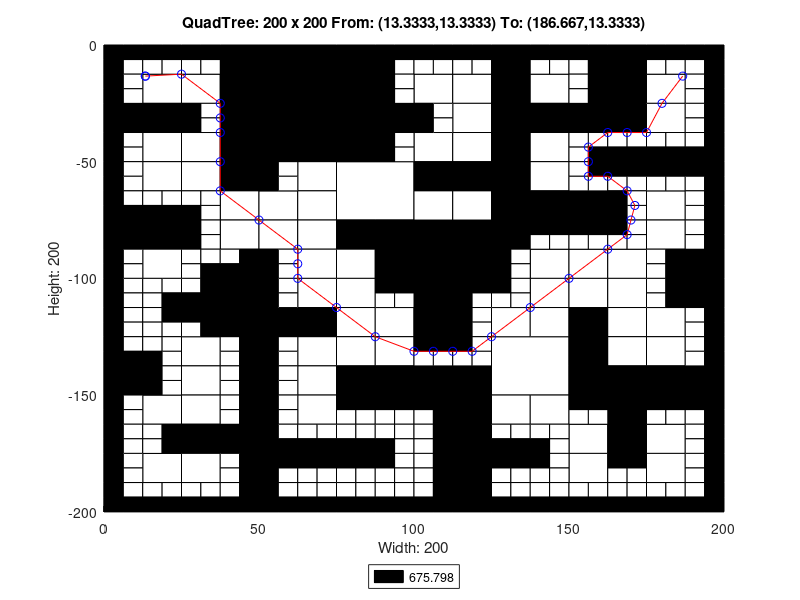

Write the MATLAB code that produced this figure.
axis([0 200 -200 0]);
title('QuadTree: 200 x 200 From: (13.3333,13.3333) To: (186.667,13.3333)');
xlabel('Width: 200');
ylabel('Height: 200');
rectangle('Position',[50 -25 25 25], 'FaceColor',[0 0 0]);
rectangle('Position',[50 -50 25 25], 'FaceColor',[0 0 0]);
rectangle('Position',[75 -75 25 25], 'FaceColor',[1 1 1]);
rectangle('Position',[100 -100 25 25], 'FaceColor',[0 0 0]);
rectangle('Position',[125 -150 25 25], 'FaceColor',[1 1 1]);
rectangle('Position',[12.5 -25 12.5 12.5], 'FaceColor',[1 1 1]);
rectangle('Position',[37.5 -12.5 12.5 12.5], 'FaceColor',[0 0 0]);
rectangle('Position',[25 -25 12.5 12.5], 'FaceColor',[1 1 1]);
rectangle('Position',[37.5 -25 12.5 12.5], 'FaceColor',[0 0 0]);
rectangle('Position',[0 -37.5 12.5 12.5], 'FaceColor',[0 0 0]);
rectangle('Position',[12.5 -37.5 12.5 12.5], 'FaceColor',[0 0 0]);
rectangle('Position',[12.5 -50 12.5 12.5], 'FaceColor',[1 1 1]);
rectangle('Position',[37.5 -37.5 12.5 12.5], 'FaceColor',[0 0 0]);
rectangle('Position',[25 -50 12.5 12.5], 'FaceColor',[1 1 1]);
rectangle('Position',[37.5 -50 12.5 12.5], 'FaceColor',[0 0 0]);
rectangle('Position',[75 -12.5 12.5 12.5], 'FaceColor',[0 0 0]);
rectangle('Position',[75 -25 12.5 12.5], 'FaceColor',[0 0 0]);
rectangle('Position',[75 -37.5 12.5 12.5], 'FaceColor',[0 0 0]);
rectangle('Position',[87.5 -37.5 12.5 12.5], 'FaceColor',[0 0 0]);
rectangle('Position',[75 -50 12.5 12.5], 'FaceColor',[0 0 0]);
rectangle('Position',[12.5 -62.5 12.5 12.5], 'FaceColor',[1 1 1]);
rectangle('Position',[25 -62.5 12.5 12.5], 'FaceColor',[1 1 1]);
rectangle('Position',[37.5 -62.5 12.5 12.5], 'FaceColor',[0 0 0]);
rectangle('Position',[37.5 -75 12.5 12.5], 'FaceColor',[1 1 1]);
rectangle('Position',[0 -87.5 12.5 12.5], 'FaceColor',[0 0 0]);
rectangle('Position',[12.5 -87.5 12.5 12.5], 'FaceColor',[0 0 0]);
rectangle('Position',[12.5 -100 12.5 12.5], 'FaceColor',[1 1 1]);
rectangle('Position',[37.5 -87.5 12.5 12.5], 'FaceColor',[1 1 1]);
rectangle('Position',[62.5 -62.5 12.5 12.5], 'FaceColor',[1 1 1]);
rectangle('Position',[50 -75 12.5 12.5], 'FaceColor',[1 1 1]);
rectangle('Position',[62.5 -75 12.5 12.5], 'FaceColor',[1 1 1]);
rectangle('Position',[50 -87.5 12.5 12.5], 'FaceColor',[1 1 1]);
rectangle('Position',[62.5 -87.5 12.5 12.5], 'FaceColor',[1 1 1]);
rectangle('Position',[62.5 -100 12.5 12.5], 'FaceColor',[1 1 1]);
rectangle('Position',[75 -87.5 12.5 12.5], 'FaceColor',[0 0 0]);
rectangle('Position',[87.5 -87.5 12.5 12.5], 'FaceColor',[0 0 0]);
rectangle('Position',[75 -100 12.5 12.5], 'FaceColor',[1 1 1]);
rectangle('Position',[87.5 -100 12.5 12.5], 'FaceColor',[0 0 0]);
rectangle('Position',[100 -25 12.5 12.5], 'FaceColor',[1 1 1]);
rectangle('Position',[112.5 -25 12.5 12.5], 'FaceColor',[1 1 1]);
rectangle('Position',[125 -12.5 12.5 12.5], 'FaceColor',[0 0 0]);
rectangle('Position',[125 -25 12.5 12.5], 'FaceColor',[0 0 0]);
rectangle('Position',[137.5 -25 12.5 12.5], 'FaceColor',[1 1 1]);
rectangle('Position',[112.5 -37.5 12.5 12.5], 'FaceColor',[1 1 1]);
rectangle('Position',[100 -50 12.5 12.5], 'FaceColor',[1 1 1]);
rectangle('Position',[112.5 -50 12.5 12.5], 'FaceColor',[1 1 1]);
rectangle('Position',[125 -37.5 12.5 12.5], 'FaceColor',[0 0 0]);
rectangle('Position',[137.5 -37.5 12.5 12.5], 'FaceColor',[0 0 0]);
rectangle('Position',[125 -50 12.5 12.5], 'FaceColor',[0 0 0]);
rectangle('Position',[137.5 -50 12.5 12.5], 'FaceColor',[1 1 1]);
rectangle('Position',[162.5 -12.5 12.5 12.5], 'FaceColor',[0 0 0]);
rectangle('Position',[162.5 -25 12.5 12.5], 'FaceColor',[0 0 0]);
rectangle('Position',[175 -25 12.5 12.5], 'FaceColor',[1 1 1]);
rectangle('Position',[150 -37.5 12.5 12.5], 'FaceColor',[0 0 0]);
rectangle('Position',[162.5 -37.5 12.5 12.5], 'FaceColor',[0 0 0]);
rectangle('Position',[175 -37.5 12.5 12.5], 'FaceColor',[1 1 1]);
rectangle('Position',[100 -62.5 12.5 12.5], 'FaceColor',[0 0 0]);
rectangle('Position',[112.5 -62.5 12.5 12.5], 'FaceColor',[0 0 0]);
rectangle('Position',[100 -75 12.5 12.5], 'FaceColor',[1 1 1]);
rectangle('Position',[112.5 -75 12.5 12.5], 'FaceColor',[1 1 1]);
rectangle('Position',[125 -62.5 12.5 12.5], 'FaceColor',[0 0 0]);
rectangle('Position',[137.5 -62.5 12.5 12.5], 'FaceColor',[1 1 1]);
rectangle('Position',[125 -75 12.5 12.5], 'FaceColor',[0 0 0]);
rectangle('Position',[137.5 -75 12.5 12.5], 'FaceColor',[0 0 0]);
rectangle('Position',[125 -87.5 12.5 12.5], 'FaceColor',[0 0 0]);
rectangle('Position',[137.5 -100 12.5 12.5], 'FaceColor',[1 1 1]);
rectangle('Position',[150 -75 12.5 12.5], 'FaceColor',[0 0 0]);
rectangle('Position',[175 -75 12.5 12.5], 'FaceColor',[1 1 1]);
rectangle('Position',[150 -100 12.5 12.5], 'FaceColor',[1 1 1]);
rectangle('Position',[162.5 -100 12.5 12.5], 'FaceColor',[1 1 1]);
rectangle('Position',[175 -87.5 12.5 12.5], 'FaceColor',[1 1 1]);
rectangle('Position',[187.5 -100 12.5 12.5], 'FaceColor',[0 0 0]);
rectangle('Position',[37.5 -112.5 12.5 12.5], 'FaceColor',[0 0 0]);
rectangle('Position',[37.5 -125 12.5 12.5], 'FaceColor',[0 0 0]);
rectangle('Position',[0 -150 12.5 12.5], 'FaceColor',[0 0 0]);
rectangle('Position',[25 -137.5 12.5 12.5], 'FaceColor',[1 1 1]);
rectangle('Position',[25 -150 12.5 12.5], 'FaceColor',[1 1 1]);
rectangle('Position',[62.5 -112.5 12.5 12.5], 'FaceColor',[1 1 1]);
rectangle('Position',[50 -125 12.5 12.5], 'FaceColor',[0 0 0]);
rectangle('Position',[62.5 -125 12.5 12.5], 'FaceColor',[0 0 0]);
rectangle('Position',[75 -112.5 12.5 12.5], 'FaceColor',[1 1 1]);
rectangle('Position',[75 -125 12.5 12.5], 'FaceColor',[1 1 1]);
rectangle('Position',[87.5 -125 12.5 12.5], 'FaceColor',[1 1 1]);
rectangle('Position',[62.5 -137.5 12.5 12.5], 'FaceColor',[1 1 1]);
rectangle('Position',[62.5 -150 12.5 12.5], 'FaceColor',[1 1 1]);
rectangle('Position',[75 -137.5 12.5 12.5], 'FaceColor',[1 1 1]);
rectangle('Position',[87.5 -137.5 12.5 12.5], 'FaceColor',[1 1 1]);
rectangle('Position',[75 -150 12.5 12.5], 'FaceColor',[0 0 0]);
rectangle('Position',[87.5 -150 12.5 12.5], 'FaceColor',[0 0 0]);
rectangle('Position',[12.5 -162.5 12.5 12.5], 'FaceColor',[1 1 1]);
rectangle('Position',[25 -162.5 12.5 12.5], 'FaceColor',[1 1 1]);
rectangle('Position',[25 -175 12.5 12.5], 'FaceColor',[0 0 0]);
rectangle('Position',[37.5 -175 12.5 12.5], 'FaceColor',[0 0 0]);
rectangle('Position',[12.5 -187.5 12.5 12.5], 'FaceColor',[1 1 1]);
rectangle('Position',[25 -187.5 12.5 12.5], 'FaceColor',[1 1 1]);
rectangle('Position',[62.5 -162.5 12.5 12.5], 'FaceColor',[1 1 1]);
rectangle('Position',[100 -112.5 12.5 12.5], 'FaceColor',[0 0 0]);
rectangle('Position',[100 -125 12.5 12.5], 'FaceColor',[0 0 0]);
rectangle('Position',[137.5 -112.5 12.5 12.5], 'FaceColor',[1 1 1]);
rectangle('Position',[125 -125 12.5 12.5], 'FaceColor',[1 1 1]);
rectangle('Position',[137.5 -125 12.5 12.5], 'FaceColor',[1 1 1]);
rectangle('Position',[100 -150 12.5 12.5], 'FaceColor',[0 0 0]);
rectangle('Position',[112.5 -150 12.5 12.5], 'FaceColor',[0 0 0]);
rectangle('Position',[150 -112.5 12.5 12.5], 'FaceColor',[1 1 1]);
rectangle('Position',[162.5 -112.5 12.5 12.5], 'FaceColor',[1 1 1]);
rectangle('Position',[150 -125 12.5 12.5], 'FaceColor',[0 0 0]);
rectangle('Position',[162.5 -125 12.5 12.5], 'FaceColor',[1 1 1]);
rectangle('Position',[187.5 -112.5 12.5 12.5], 'FaceColor',[0 0 0]);
rectangle('Position',[175 -125 12.5 12.5], 'FaceColor',[1 1 1]);
rectangle('Position',[150 -137.5 12.5 12.5], 'FaceColor',[0 0 0]);
rectangle('Position',[162.5 -137.5 12.5 12.5], 'FaceColor',[1 1 1]);
rectangle('Position',[150 -150 12.5 12.5], 'FaceColor',[0 0 0]);
rectangle('Position',[162.5 -150 12.5 12.5], 'FaceColor',[0 0 0]);
rectangle('Position',[175 -137.5 12.5 12.5], 'FaceColor',[1 1 1]);
rectangle('Position',[175 -150 12.5 12.5], 'FaceColor',[0 0 0]);
rectangle('Position',[187.5 -150 12.5 12.5], 'FaceColor',[0 0 0]);
rectangle('Position',[112.5 -162.5 12.5 12.5], 'FaceColor',[0 0 0]);
rectangle('Position',[112.5 -175 12.5 12.5], 'FaceColor',[0 0 0]);
rectangle('Position',[125 -162.5 12.5 12.5], 'FaceColor',[1 1 1]);
rectangle('Position',[137.5 -162.5 12.5 12.5], 'FaceColor',[1 1 1]);
rectangle('Position',[112.5 -187.5 12.5 12.5], 'FaceColor',[0 0 0]);
rectangle('Position',[112.5 -200 12.5 12.5], 'FaceColor',[0 0 0]);
rectangle('Position',[162.5 -162.5 12.5 12.5], 'FaceColor',[0 0 0]);
rectangle('Position',[150 -175 12.5 12.5], 'FaceColor',[1 1 1]);
rectangle('Position',[162.5 -175 12.5 12.5], 'FaceColor',[0 0 0]);
rectangle('Position',[175 -175 12.5 12.5], 'FaceColor',[1 1 1]);
rectangle('Position',[150 -187.5 12.5 12.5], 'FaceColor',[1 1 1]);
rectangle('Position',[175 -187.5 12.5 12.5], 'FaceColor',[1 1 1]);
rectangle('Position',[0 -6.25 6.25 6.25], 'FaceColor',[0 0 0]);
rectangle('Position',[6.25 -6.25 6.25 6.25], 'FaceColor',[0 0 0]);
rectangle('Position',[0 -12.5 6.25 6.25], 'FaceColor',[0 0 0]);
rectangle('Position',[6.25 -12.5 6.25 6.25], 'FaceColor',[1 1 1]);
rectangle('Position',[12.5 -6.25 6.25 6.25], 'FaceColor',[0 0 0]);
rectangle('Position',[18.75 -6.25 6.25 6.25], 'FaceColor',[0 0 0]);
rectangle('Position',[12.5 -12.5 6.25 6.25], 'FaceColor',[1 1 1]);
rectangle('Position',[18.75 -12.5 6.25 6.25], 'FaceColor',[1 1 1]);
rectangle('Position',[0 -18.75 6.25 6.25], 'FaceColor',[0 0 0]);
rectangle('Position',[6.25 -18.75 6.25 6.25], 'FaceColor',[1 1 1]);
rectangle('Position',[0 -25 6.25 6.25], 'FaceColor',[0 0 0]);
rectangle('Position',[6.25 -25 6.25 6.25], 'FaceColor',[1 1 1]);
rectangle('Position',[25 -6.25 6.25 6.25], 'FaceColor',[0 0 0]);
rectangle('Position',[31.25 -6.25 6.25 6.25], 'FaceColor',[0 0 0]);
rectangle('Position',[25 -12.5 6.25 6.25], 'FaceColor',[1 1 1]);
rectangle('Position',[31.25 -12.5 6.25 6.25], 'FaceColor',[1 1 1]);
rectangle('Position',[0 -43.75 6.25 6.25], 'FaceColor',[0 0 0]);
rectangle('Position',[6.25 -43.75 6.25 6.25], 'FaceColor',[1 1 1]);
rectangle('Position',[0 -50 6.25 6.25], 'FaceColor',[0 0 0]);
rectangle('Position',[6.25 -50 6.25 6.25], 'FaceColor',[1 1 1]);
rectangle('Position',[25 -31.25 6.25 6.25], 'FaceColor',[0 0 0]);
rectangle('Position',[31.25 -31.25 6.25 6.25], 'FaceColor',[1 1 1]);
rectangle('Position',[25 -37.5 6.25 6.25], 'FaceColor',[0 0 0]);
rectangle('Position',[31.25 -37.5 6.25 6.25], 'FaceColor',[1 1 1]);
rectangle('Position',[87.5 -6.25 6.25 6.25], 'FaceColor',[0 0 0]);
rectangle('Position',[93.75 -6.25 6.25 6.25], 'FaceColor',[0 0 0]);
rectangle('Position',[87.5 -12.5 6.25 6.25], 'FaceColor',[0 0 0]);
rectangle('Position',[93.75 -12.5 6.25 6.25], 'FaceColor',[1 1 1]);
rectangle('Position',[87.5 -18.75 6.25 6.25], 'FaceColor',[0 0 0]);
rectangle('Position',[93.75 -18.75 6.25 6.25], 'FaceColor',[1 1 1]);
rectangle('Position',[87.5 -25 6.25 6.25], 'FaceColor',[0 0 0]);
rectangle('Position',[93.75 -25 6.25 6.25], 'FaceColor',[1 1 1]);
rectangle('Position',[87.5 -43.75 6.25 6.25], 'FaceColor',[0 0 0]);
rectangle('Position',[93.75 -43.75 6.25 6.25], 'FaceColor',[1 1 1]);
rectangle('Position',[87.5 -50 6.25 6.25], 'FaceColor',[0 0 0]);
rectangle('Position',[93.75 -50 6.25 6.25], 'FaceColor',[1 1 1]);
rectangle('Position',[0 -56.25 6.25 6.25], 'FaceColor',[0 0 0]);
rectangle('Position',[6.25 -56.25 6.25 6.25], 'FaceColor',[1 1 1]);
rectangle('Position',[0 -62.5 6.25 6.25], 'FaceColor',[0 0 0]);
rectangle('Position',[6.25 -62.5 6.25 6.25], 'FaceColor',[1 1 1]);
rectangle('Position',[0 -68.75 6.25 6.25], 'FaceColor',[0 0 0]);
rectangle('Position',[6.25 -68.75 6.25 6.25], 'FaceColor',[1 1 1]);
rectangle('Position',[0 -75 6.25 6.25], 'FaceColor',[0 0 0]);
rectangle('Position',[6.25 -75 6.25 6.25], 'FaceColor',[0 0 0]);
rectangle('Position',[12.5 -68.75 6.25 6.25], 'FaceColor',[1 1 1]);
rectangle('Position',[18.75 -68.75 6.25 6.25], 'FaceColor',[1 1 1]);
rectangle('Position',[12.5 -75 6.25 6.25], 'FaceColor',[0 0 0]);
rectangle('Position',[18.75 -75 6.25 6.25], 'FaceColor',[0 0 0]);
rectangle('Position',[25 -68.75 6.25 6.25], 'FaceColor',[1 1 1]);
rectangle('Position',[31.25 -68.75 6.25 6.25], 'FaceColor',[1 1 1]);
rectangle('Position',[25 -75 6.25 6.25], 'FaceColor',[0 0 0]);
rectangle('Position',[31.25 -75 6.25 6.25], 'FaceColor',[1 1 1]);
rectangle('Position',[0 -93.75 6.25 6.25], 'FaceColor',[0 0 0]);
rectangle('Position',[6.25 -93.75 6.25 6.25], 'FaceColor',[1 1 1]);
rectangle('Position',[0 -100 6.25 6.25], 'FaceColor',[0 0 0]);
rectangle('Position',[6.25 -100 6.25 6.25], 'FaceColor',[1 1 1]);
rectangle('Position',[25 -81.25 6.25 6.25], 'FaceColor',[0 0 0]);
rectangle('Position',[31.25 -81.25 6.25 6.25], 'FaceColor',[1 1 1]);
rectangle('Position',[25 -87.5 6.25 6.25], 'FaceColor',[0 0 0]);
rectangle('Position',[31.25 -87.5 6.25 6.25], 'FaceColor',[1 1 1]);
rectangle('Position',[25 -93.75 6.25 6.25], 'FaceColor',[1 1 1]);
rectangle('Position',[31.25 -93.75 6.25 6.25], 'FaceColor',[1 1 1]);
rectangle('Position',[25 -100 6.25 6.25], 'FaceColor',[1 1 1]);
rectangle('Position',[31.25 -100 6.25 6.25], 'FaceColor',[0 0 0]);
rectangle('Position',[37.5 -93.75 6.25 6.25], 'FaceColor',[1 1 1]);
rectangle('Position',[43.75 -93.75 6.25 6.25], 'FaceColor',[0 0 0]);
rectangle('Position',[37.5 -100 6.25 6.25], 'FaceColor',[0 0 0]);
rectangle('Position',[43.75 -100 6.25 6.25], 'FaceColor',[0 0 0]);
rectangle('Position',[50 -56.25 6.25 6.25], 'FaceColor',[0 0 0]);
rectangle('Position',[56.25 -56.25 6.25 6.25], 'FaceColor',[1 1 1]);
rectangle('Position',[50 -62.5 6.25 6.25], 'FaceColor',[0 0 0]);
rectangle('Position',[56.25 -62.5 6.25 6.25], 'FaceColor',[1 1 1]);
rectangle('Position',[50 -93.75 6.25 6.25], 'FaceColor',[0 0 0]);
rectangle('Position',[56.25 -93.75 6.25 6.25], 'FaceColor',[1 1 1]);
rectangle('Position',[50 -100 6.25 6.25], 'FaceColor',[0 0 0]);
rectangle('Position',[56.25 -100 6.25 6.25], 'FaceColor',[1 1 1]);
rectangle('Position',[100 -6.25 6.25 6.25], 'FaceColor',[0 0 0]);
rectangle('Position',[106.25 -6.25 6.25 6.25], 'FaceColor',[0 0 0]);
rectangle('Position',[100 -12.5 6.25 6.25], 'FaceColor',[1 1 1]);
rectangle('Position',[106.25 -12.5 6.25 6.25], 'FaceColor',[1 1 1]);
rectangle('Position',[112.5 -6.25 6.25 6.25], 'FaceColor',[0 0 0]);
rectangle('Position',[118.75 -6.25 6.25 6.25], 'FaceColor',[0 0 0]);
rectangle('Position',[112.5 -12.5 6.25 6.25], 'FaceColor',[1 1 1]);
rectangle('Position',[118.75 -12.5 6.25 6.25], 'FaceColor',[1 1 1]);
rectangle('Position',[137.5 -6.25 6.25 6.25], 'FaceColor',[0 0 0]);
rectangle('Position',[143.75 -6.25 6.25 6.25], 'FaceColor',[0 0 0]);
rectangle('Position',[137.5 -12.5 6.25 6.25], 'FaceColor',[1 1 1]);
rectangle('Position',[143.75 -12.5 6.25 6.25], 'FaceColor',[1 1 1]);
rectangle('Position',[100 -31.25 6.25 6.25], 'FaceColor',[0 0 0]);
rectangle('Position',[106.25 -31.25 6.25 6.25], 'FaceColor',[1 1 1]);
rectangle('Position',[100 -37.5 6.25 6.25], 'FaceColor',[0 0 0]);
rectangle('Position',[106.25 -37.5 6.25 6.25], 'FaceColor',[1 1 1]);
rectangle('Position',[150 -6.25 6.25 6.25], 'FaceColor',[0 0 0]);
rectangle('Position',[156.25 -6.25 6.25 6.25], 'FaceColor',[0 0 0]);
rectangle('Position',[150 -12.5 6.25 6.25], 'FaceColor',[1 1 1]);
rectangle('Position',[156.25 -12.5 6.25 6.25], 'FaceColor',[0 0 0]);
rectangle('Position',[150 -18.75 6.25 6.25], 'FaceColor',[1 1 1]);
rectangle('Position',[156.25 -18.75 6.25 6.25], 'FaceColor',[0 0 0]);
rectangle('Position',[150 -25 6.25 6.25], 'FaceColor',[1 1 1]);
rectangle('Position',[156.25 -25 6.25 6.25], 'FaceColor',[0 0 0]);
rectangle('Position',[175 -6.25 6.25 6.25], 'FaceColor',[0 0 0]);
rectangle('Position',[181.25 -6.25 6.25 6.25], 'FaceColor',[0 0 0]);
rectangle('Position',[175 -12.5 6.25 6.25], 'FaceColor',[1 1 1]);
rectangle('Position',[181.25 -12.5 6.25 6.25], 'FaceColor',[1 1 1]);
rectangle('Position',[187.5 -6.25 6.25 6.25], 'FaceColor',[0 0 0]);
rectangle('Position',[193.75 -6.25 6.25 6.25], 'FaceColor',[0 0 0]);
rectangle('Position',[187.5 -12.5 6.25 6.25], 'FaceColor',[1 1 1]);
rectangle('Position',[193.75 -12.5 6.25 6.25], 'FaceColor',[0 0 0]);
rectangle('Position',[187.5 -18.75 6.25 6.25], 'FaceColor',[1 1 1]);
rectangle('Position',[193.75 -18.75 6.25 6.25], 'FaceColor',[0 0 0]);
rectangle('Position',[187.5 -25 6.25 6.25], 'FaceColor',[1 1 1]);
rectangle('Position',[193.75 -25 6.25 6.25], 'FaceColor',[0 0 0]);
rectangle('Position',[150 -43.75 6.25 6.25], 'FaceColor',[1 1 1]);
rectangle('Position',[156.25 -43.75 6.25 6.25], 'FaceColor',[1 1 1]);
rectangle('Position',[150 -50 6.25 6.25], 'FaceColor',[1 1 1]);
rectangle('Position',[156.25 -50 6.25 6.25], 'FaceColor',[0 0 0]);
rectangle('Position',[162.5 -43.75 6.25 6.25], 'FaceColor',[1 1 1]);
rectangle('Position',[168.75 -43.75 6.25 6.25], 'FaceColor',[1 1 1]);
rectangle('Position',[162.5 -50 6.25 6.25], 'FaceColor',[0 0 0]);
rectangle('Position',[168.75 -50 6.25 6.25], 'FaceColor',[0 0 0]);
rectangle('Position',[187.5 -31.25 6.25 6.25], 'FaceColor',[1 1 1]);
rectangle('Position',[193.75 -31.25 6.25 6.25], 'FaceColor',[0 0 0]);
rectangle('Position',[187.5 -37.5 6.25 6.25], 'FaceColor',[1 1 1]);
rectangle('Position',[193.75 -37.5 6.25 6.25], 'FaceColor',[0 0 0]);
rectangle('Position',[175 -43.75 6.25 6.25], 'FaceColor',[1 1 1]);
rectangle('Position',[181.25 -43.75 6.25 6.25], 'FaceColor',[1 1 1]);
rectangle('Position',[175 -50 6.25 6.25], 'FaceColor',[0 0 0]);
rectangle('Position',[181.25 -50 6.25 6.25], 'FaceColor',[0 0 0]);
rectangle('Position',[187.5 -43.75 6.25 6.25], 'FaceColor',[1 1 1]);
rectangle('Position',[193.75 -43.75 6.25 6.25], 'FaceColor',[0 0 0]);
rectangle('Position',[187.5 -50 6.25 6.25], 'FaceColor',[0 0 0]);
rectangle('Position',[193.75 -50 6.25 6.25], 'FaceColor',[0 0 0]);
rectangle('Position',[137.5 -81.25 6.25 6.25], 'FaceColor',[0 0 0]);
rectangle('Position',[143.75 -81.25 6.25 6.25], 'FaceColor',[0 0 0]);
rectangle('Position',[137.5 -87.5 6.25 6.25], 'FaceColor',[1 1 1]);
rectangle('Position',[143.75 -87.5 6.25 6.25], 'FaceColor',[1 1 1]);
rectangle('Position',[125 -93.75 6.25 6.25], 'FaceColor',[0 0 0]);
rectangle('Position',[131.25 -93.75 6.25 6.25], 'FaceColor',[1 1 1]);
rectangle('Position',[125 -100 6.25 6.25], 'FaceColor',[0 0 0]);
rectangle('Position',[131.25 -100 6.25 6.25], 'FaceColor',[1 1 1]);
rectangle('Position',[150 -56.25 6.25 6.25], 'FaceColor',[1 1 1]);
rectangle('Position',[156.25 -56.25 6.25 6.25], 'FaceColor',[0 0 0]);
rectangle('Position',[150 -62.5 6.25 6.25], 'FaceColor',[1 1 1]);
rectangle('Position',[156.25 -62.5 6.25 6.25], 'FaceColor',[1 1 1]);
rectangle('Position',[162.5 -56.25 6.25 6.25], 'FaceColor',[0 0 0]);
rectangle('Position',[168.75 -56.25 6.25 6.25], 'FaceColor',[0 0 0]);
rectangle('Position',[162.5 -62.5 6.25 6.25], 'FaceColor',[1 1 1]);
rectangle('Position',[168.75 -62.5 6.25 6.25], 'FaceColor',[1 1 1]);
rectangle('Position',[162.5 -68.75 6.25 6.25], 'FaceColor',[0 0 0]);
rectangle('Position',[168.75 -68.75 6.25 6.25], 'FaceColor',[1 1 1]);
rectangle('Position',[162.5 -75 6.25 6.25], 'FaceColor',[0 0 0]);
rectangle('Position',[168.75 -75 6.25 6.25], 'FaceColor',[1 1 1]);
rectangle('Position',[175 -56.25 6.25 6.25], 'FaceColor',[0 0 0]);
rectangle('Position',[181.25 -56.25 6.25 6.25], 'FaceColor',[0 0 0]);
rectangle('Position',[175 -62.5 6.25 6.25], 'FaceColor',[1 1 1]);
rectangle('Position',[181.25 -62.5 6.25 6.25], 'FaceColor',[1 1 1]);
rectangle('Position',[187.5 -56.25 6.25 6.25], 'FaceColor',[0 0 0]);
rectangle('Position',[193.75 -56.25 6.25 6.25], 'FaceColor',[0 0 0]);
rectangle('Position',[187.5 -62.5 6.25 6.25], 'FaceColor',[1 1 1]);
rectangle('Position',[193.75 -62.5 6.25 6.25], 'FaceColor',[0 0 0]);
rectangle('Position',[187.5 -68.75 6.25 6.25], 'FaceColor',[1 1 1]);
rectangle('Position',[193.75 -68.75 6.25 6.25], 'FaceColor',[0 0 0]);
rectangle('Position',[187.5 -75 6.25 6.25], 'FaceColor',[1 1 1]);
rectangle('Position',[193.75 -75 6.25 6.25], 'FaceColor',[0 0 0]);
rectangle('Position',[150 -81.25 6.25 6.25], 'FaceColor',[0 0 0]);
rectangle('Position',[156.25 -81.25 6.25 6.25], 'FaceColor',[0 0 0]);
rectangle('Position',[150 -87.5 6.25 6.25], 'FaceColor',[1 1 1]);
rectangle('Position',[156.25 -87.5 6.25 6.25], 'FaceColor',[1 1 1]);
rectangle('Position',[162.5 -81.25 6.25 6.25], 'FaceColor',[0 0 0]);
rectangle('Position',[168.75 -81.25 6.25 6.25], 'FaceColor',[1 1 1]);
rectangle('Position',[162.5 -87.5 6.25 6.25], 'FaceColor',[1 1 1]);
rectangle('Position',[168.75 -87.5 6.25 6.25], 'FaceColor',[1 1 1]);
rectangle('Position',[187.5 -81.25 6.25 6.25], 'FaceColor',[1 1 1]);
rectangle('Position',[193.75 -81.25 6.25 6.25], 'FaceColor',[0 0 0]);
rectangle('Position',[187.5 -87.5 6.25 6.25], 'FaceColor',[1 1 1]);
rectangle('Position',[193.75 -87.5 6.25 6.25], 'FaceColor',[0 0 0]);
rectangle('Position',[175 -93.75 6.25 6.25], 'FaceColor',[1 1 1]);
rectangle('Position',[181.25 -93.75 6.25 6.25], 'FaceColor',[0 0 0]);
rectangle('Position',[175 -100 6.25 6.25], 'FaceColor',[1 1 1]);
rectangle('Position',[181.25 -100 6.25 6.25], 'FaceColor',[0 0 0]);
rectangle('Position',[0 -106.25 6.25 6.25], 'FaceColor',[0 0 0]);
rectangle('Position',[6.25 -106.25 6.25 6.25], 'FaceColor',[1 1 1]);
rectangle('Position',[0 -112.5 6.25 6.25], 'FaceColor',[0 0 0]);
rectangle('Position',[6.25 -112.5 6.25 6.25], 'FaceColor',[1 1 1]);
rectangle('Position',[12.5 -106.25 6.25 6.25], 'FaceColor',[1 1 1]);
rectangle('Position',[18.75 -106.25 6.25 6.25], 'FaceColor',[1 1 1]);
rectangle('Position',[12.5 -112.5 6.25 6.25], 'FaceColor',[1 1 1]);
rectangle('Position',[18.75 -112.5 6.25 6.25], 'FaceColor',[0 0 0]);
rectangle('Position',[0 -118.75 6.25 6.25], 'FaceColor',[0 0 0]);
rectangle('Position',[6.25 -118.75 6.25 6.25], 'FaceColor',[1 1 1]);
rectangle('Position',[0 -125 6.25 6.25], 'FaceColor',[0 0 0]);
rectangle('Position',[6.25 -125 6.25 6.25], 'FaceColor',[1 1 1]);
rectangle('Position',[12.5 -118.75 6.25 6.25], 'FaceColor',[1 1 1]);
rectangle('Position',[18.75 -118.75 6.25 6.25], 'FaceColor',[0 0 0]);
rectangle('Position',[12.5 -125 6.25 6.25], 'FaceColor',[1 1 1]);
rectangle('Position',[18.75 -125 6.25 6.25], 'FaceColor',[1 1 1]);
rectangle('Position',[25 -106.25 6.25 6.25], 'FaceColor',[1 1 1]);
rectangle('Position',[31.25 -106.25 6.25 6.25], 'FaceColor',[0 0 0]);
rectangle('Position',[25 -112.5 6.25 6.25], 'FaceColor',[0 0 0]);
rectangle('Position',[31.25 -112.5 6.25 6.25], 'FaceColor',[0 0 0]);
rectangle('Position',[25 -118.75 6.25 6.25], 'FaceColor',[0 0 0]);
rectangle('Position',[31.25 -118.75 6.25 6.25], 'FaceColor',[0 0 0]);
rectangle('Position',[25 -125 6.25 6.25], 'FaceColor',[1 1 1]);
rectangle('Position',[31.25 -125 6.25 6.25], 'FaceColor',[0 0 0]);
rectangle('Position',[0 -131.25 6.25 6.25], 'FaceColor',[0 0 0]);
rectangle('Position',[6.25 -131.25 6.25 6.25], 'FaceColor',[1 1 1]);
rectangle('Position',[0 -137.5 6.25 6.25], 'FaceColor',[0 0 0]);
rectangle('Position',[6.25 -137.5 6.25 6.25], 'FaceColor',[0 0 0]);
rectangle('Position',[12.5 -131.25 6.25 6.25], 'FaceColor',[1 1 1]);
rectangle('Position',[18.75 -131.25 6.25 6.25], 'FaceColor',[1 1 1]);
rectangle('Position',[12.5 -137.5 6.25 6.25], 'FaceColor',[0 0 0]);
rectangle('Position',[18.75 -137.5 6.25 6.25], 'FaceColor',[1 1 1]);
rectangle('Position',[12.5 -143.75 6.25 6.25], 'FaceColor',[0 0 0]);
rectangle('Position',[18.75 -143.75 6.25 6.25], 'FaceColor',[1 1 1]);
rectangle('Position',[12.5 -150 6.25 6.25], 'FaceColor',[0 0 0]);
rectangle('Position',[18.75 -150 6.25 6.25], 'FaceColor',[1 1 1]);
rectangle('Position',[37.5 -131.25 6.25 6.25], 'FaceColor',[1 1 1]);
rectangle('Position',[43.75 -131.25 6.25 6.25], 'FaceColor',[0 0 0]);
rectangle('Position',[37.5 -137.5 6.25 6.25], 'FaceColor',[1 1 1]);
rectangle('Position',[43.75 -137.5 6.25 6.25], 'FaceColor',[0 0 0]);
rectangle('Position',[37.5 -143.75 6.25 6.25], 'FaceColor',[1 1 1]);
rectangle('Position',[43.75 -143.75 6.25 6.25], 'FaceColor',[0 0 0]);
rectangle('Position',[37.5 -150 6.25 6.25], 'FaceColor',[1 1 1]);
rectangle('Position',[43.75 -150 6.25 6.25], 'FaceColor',[0 0 0]);
rectangle('Position',[50 -106.25 6.25 6.25], 'FaceColor',[0 0 0]);
rectangle('Position',[56.25 -106.25 6.25 6.25], 'FaceColor',[1 1 1]);
rectangle('Position',[50 -112.5 6.25 6.25], 'FaceColor',[0 0 0]);
rectangle('Position',[56.25 -112.5 6.25 6.25], 'FaceColor',[1 1 1]);
rectangle('Position',[87.5 -106.25 6.25 6.25], 'FaceColor',[0 0 0]);
rectangle('Position',[93.75 -106.25 6.25 6.25], 'FaceColor',[0 0 0]);
rectangle('Position',[87.5 -112.5 6.25 6.25], 'FaceColor',[1 1 1]);
rectangle('Position',[93.75 -112.5 6.25 6.25], 'FaceColor',[1 1 1]);
rectangle('Position',[50 -131.25 6.25 6.25], 'FaceColor',[0 0 0]);
rectangle('Position',[56.25 -131.25 6.25 6.25], 'FaceColor',[1 1 1]);
rectangle('Position',[50 -137.5 6.25 6.25], 'FaceColor',[0 0 0]);
rectangle('Position',[56.25 -137.5 6.25 6.25], 'FaceColor',[1 1 1]);
rectangle('Position',[50 -143.75 6.25 6.25], 'FaceColor',[0 0 0]);
rectangle('Position',[56.25 -143.75 6.25 6.25], 'FaceColor',[1 1 1]);
rectangle('Position',[50 -150 6.25 6.25], 'FaceColor',[0 0 0]);
rectangle('Position',[56.25 -150 6.25 6.25], 'FaceColor',[1 1 1]);
rectangle('Position',[0 -156.25 6.25 6.25], 'FaceColor',[0 0 0]);
rectangle('Position',[6.25 -156.25 6.25 6.25], 'FaceColor',[1 1 1]);
rectangle('Position',[0 -162.5 6.25 6.25], 'FaceColor',[0 0 0]);
rectangle('Position',[6.25 -162.5 6.25 6.25], 'FaceColor',[1 1 1]);
rectangle('Position',[0 -168.75 6.25 6.25], 'FaceColor',[0 0 0]);
rectangle('Position',[6.25 -168.75 6.25 6.25], 'FaceColor',[1 1 1]);
rectangle('Position',[0 -175 6.25 6.25], 'FaceColor',[0 0 0]);
rectangle('Position',[6.25 -175 6.25 6.25], 'FaceColor',[1 1 1]);
rectangle('Position',[12.5 -168.75 6.25 6.25], 'FaceColor',[1 1 1]);
rectangle('Position',[18.75 -168.75 6.25 6.25], 'FaceColor',[0 0 0]);
rectangle('Position',[12.5 -175 6.25 6.25], 'FaceColor',[1 1 1]);
rectangle('Position',[18.75 -175 6.25 6.25], 'FaceColor',[0 0 0]);
rectangle('Position',[37.5 -156.25 6.25 6.25], 'FaceColor',[1 1 1]);
rectangle('Position',[43.75 -156.25 6.25 6.25], 'FaceColor',[0 0 0]);
rectangle('Position',[37.5 -162.5 6.25 6.25], 'FaceColor',[1 1 1]);
rectangle('Position',[43.75 -162.5 6.25 6.25], 'FaceColor',[0 0 0]);
rectangle('Position',[0 -181.25 6.25 6.25], 'FaceColor',[0 0 0]);
rectangle('Position',[6.25 -181.25 6.25 6.25], 'FaceColor',[1 1 1]);
rectangle('Position',[0 -187.5 6.25 6.25], 'FaceColor',[0 0 0]);
rectangle('Position',[6.25 -187.5 6.25 6.25], 'FaceColor',[1 1 1]);
rectangle('Position',[0 -193.75 6.25 6.25], 'FaceColor',[0 0 0]);
rectangle('Position',[6.25 -193.75 6.25 6.25], 'FaceColor',[1 1 1]);
rectangle('Position',[0 -200 6.25 6.25], 'FaceColor',[0 0 0]);
rectangle('Position',[6.25 -200 6.25 6.25], 'FaceColor',[0 0 0]);
rectangle('Position',[12.5 -193.75 6.25 6.25], 'FaceColor',[1 1 1]);
rectangle('Position',[18.75 -193.75 6.25 6.25], 'FaceColor',[1 1 1]);
rectangle('Position',[12.5 -200 6.25 6.25], 'FaceColor',[0 0 0]);
rectangle('Position',[18.75 -200 6.25 6.25], 'FaceColor',[0 0 0]);
rectangle('Position',[37.5 -181.25 6.25 6.25], 'FaceColor',[1 1 1]);
rectangle('Position',[43.75 -181.25 6.25 6.25], 'FaceColor',[0 0 0]);
rectangle('Position',[37.5 -187.5 6.25 6.25], 'FaceColor',[1 1 1]);
rectangle('Position',[43.75 -187.5 6.25 6.25], 'FaceColor',[0 0 0]);
rectangle('Position',[25 -193.75 6.25 6.25], 'FaceColor',[1 1 1]);
rectangle('Position',[31.25 -193.75 6.25 6.25], 'FaceColor',[1 1 1]);
rectangle('Position',[25 -200 6.25 6.25], 'FaceColor',[0 0 0]);
rectangle('Position',[31.25 -200 6.25 6.25], 'FaceColor',[0 0 0]);
rectangle('Position',[37.5 -193.75 6.25 6.25], 'FaceColor',[1 1 1]);
rectangle('Position',[43.75 -193.75 6.25 6.25], 'FaceColor',[0 0 0]);
rectangle('Position',[37.5 -200 6.25 6.25], 'FaceColor',[0 0 0]);
rectangle('Position',[43.75 -200 6.25 6.25], 'FaceColor',[0 0 0]);
rectangle('Position',[50 -156.25 6.25 6.25], 'FaceColor',[0 0 0]);
rectangle('Position',[56.25 -156.25 6.25 6.25], 'FaceColor',[1 1 1]);
rectangle('Position',[50 -162.5 6.25 6.25], 'FaceColor',[0 0 0]);
rectangle('Position',[56.25 -162.5 6.25 6.25], 'FaceColor',[1 1 1]);
rectangle('Position',[50 -168.75 6.25 6.25], 'FaceColor',[0 0 0]);
rectangle('Position',[56.25 -168.75 6.25 6.25], 'FaceColor',[1 1 1]);
rectangle('Position',[50 -175 6.25 6.25], 'FaceColor',[0 0 0]);
rectangle('Position',[56.25 -175 6.25 6.25], 'FaceColor',[0 0 0]);
rectangle('Position',[62.5 -168.75 6.25 6.25], 'FaceColor',[1 1 1]);
rectangle('Position',[68.75 -168.75 6.25 6.25], 'FaceColor',[1 1 1]);
rectangle('Position',[62.5 -175 6.25 6.25], 'FaceColor',[0 0 0]);
rectangle('Position',[68.75 -175 6.25 6.25], 'FaceColor',[0 0 0]);
rectangle('Position',[75 -156.25 6.25 6.25], 'FaceColor',[0 0 0]);
rectangle('Position',[81.25 -156.25 6.25 6.25], 'FaceColor',[0 0 0]);
rectangle('Position',[75 -162.5 6.25 6.25], 'FaceColor',[1 1 1]);
rectangle('Position',[81.25 -162.5 6.25 6.25], 'FaceColor',[1 1 1]);
rectangle('Position',[87.5 -156.25 6.25 6.25], 'FaceColor',[0 0 0]);
rectangle('Position',[93.75 -156.25 6.25 6.25], 'FaceColor',[0 0 0]);
rectangle('Position',[87.5 -162.5 6.25 6.25], 'FaceColor',[1 1 1]);
rectangle('Position',[93.75 -162.5 6.25 6.25], 'FaceColor',[1 1 1]);
rectangle('Position',[75 -168.75 6.25 6.25], 'FaceColor',[1 1 1]);
rectangle('Position',[81.25 -168.75 6.25 6.25], 'FaceColor',[1 1 1]);
rectangle('Position',[75 -175 6.25 6.25], 'FaceColor',[0 0 0]);
rectangle('Position',[81.25 -175 6.25 6.25], 'FaceColor',[0 0 0]);
rectangle('Position',[87.5 -168.75 6.25 6.25], 'FaceColor',[1 1 1]);
rectangle('Position',[93.75 -168.75 6.25 6.25], 'FaceColor',[1 1 1]);
rectangle('Position',[87.5 -175 6.25 6.25], 'FaceColor',[0 0 0]);
rectangle('Position',[93.75 -175 6.25 6.25], 'FaceColor',[1 1 1]);
rectangle('Position',[50 -181.25 6.25 6.25], 'FaceColor',[0 0 0]);
rectangle('Position',[56.25 -181.25 6.25 6.25], 'FaceColor',[0 0 0]);
rectangle('Position',[50 -187.5 6.25 6.25], 'FaceColor',[0 0 0]);
rectangle('Position',[56.25 -187.5 6.25 6.25], 'FaceColor',[1 1 1]);
rectangle('Position',[62.5 -181.25 6.25 6.25], 'FaceColor',[0 0 0]);
rectangle('Position',[68.75 -181.25 6.25 6.25], 'FaceColor',[0 0 0]);
rectangle('Position',[62.5 -187.5 6.25 6.25], 'FaceColor',[1 1 1]);
rectangle('Position',[68.75 -187.5 6.25 6.25], 'FaceColor',[1 1 1]);
rectangle('Position',[50 -193.75 6.25 6.25], 'FaceColor',[0 0 0]);
rectangle('Position',[56.25 -193.75 6.25 6.25], 'FaceColor',[1 1 1]);
rectangle('Position',[50 -200 6.25 6.25], 'FaceColor',[0 0 0]);
rectangle('Position',[56.25 -200 6.25 6.25], 'FaceColor',[0 0 0]);
rectangle('Position',[62.5 -193.75 6.25 6.25], 'FaceColor',[1 1 1]);
rectangle('Position',[68.75 -193.75 6.25 6.25], 'FaceColor',[1 1 1]);
rectangle('Position',[62.5 -200 6.25 6.25], 'FaceColor',[0 0 0]);
rectangle('Position',[68.75 -200 6.25 6.25], 'FaceColor',[0 0 0]);
rectangle('Position',[75 -181.25 6.25 6.25], 'FaceColor',[0 0 0]);
rectangle('Position',[81.25 -181.25 6.25 6.25], 'FaceColor',[0 0 0]);
rectangle('Position',[75 -187.5 6.25 6.25], 'FaceColor',[1 1 1]);
rectangle('Position',[81.25 -187.5 6.25 6.25], 'FaceColor',[1 1 1]);
rectangle('Position',[87.5 -181.25 6.25 6.25], 'FaceColor',[0 0 0]);
rectangle('Position',[93.75 -181.25 6.25 6.25], 'FaceColor',[1 1 1]);
rectangle('Position',[87.5 -187.5 6.25 6.25], 'FaceColor',[1 1 1]);
rectangle('Position',[93.75 -187.5 6.25 6.25], 'FaceColor',[1 1 1]);
rectangle('Position',[75 -193.75 6.25 6.25], 'FaceColor',[1 1 1]);
rectangle('Position',[81.25 -193.75 6.25 6.25], 'FaceColor',[1 1 1]);
rectangle('Position',[75 -200 6.25 6.25], 'FaceColor',[0 0 0]);
rectangle('Position',[81.25 -200 6.25 6.25], 'FaceColor',[0 0 0]);
rectangle('Position',[87.5 -193.75 6.25 6.25], 'FaceColor',[1 1 1]);
rectangle('Position',[93.75 -193.75 6.25 6.25], 'FaceColor',[1 1 1]);
rectangle('Position',[87.5 -200 6.25 6.25], 'FaceColor',[0 0 0]);
rectangle('Position',[93.75 -200 6.25 6.25], 'FaceColor',[0 0 0]);
rectangle('Position',[112.5 -106.25 6.25 6.25], 'FaceColor',[0 0 0]);
rectangle('Position',[118.75 -106.25 6.25 6.25], 'FaceColor',[0 0 0]);
rectangle('Position',[112.5 -112.5 6.25 6.25], 'FaceColor',[0 0 0]);
rectangle('Position',[118.75 -112.5 6.25 6.25], 'FaceColor',[1 1 1]);
rectangle('Position',[112.5 -118.75 6.25 6.25], 'FaceColor',[0 0 0]);
rectangle('Position',[118.75 -118.75 6.25 6.25], 'FaceColor',[1 1 1]);
rectangle('Position',[112.5 -125 6.25 6.25], 'FaceColor',[0 0 0]);
rectangle('Position',[118.75 -125 6.25 6.25], 'FaceColor',[1 1 1]);
rectangle('Position',[125 -106.25 6.25 6.25], 'FaceColor',[0 0 0]);
rectangle('Position',[131.25 -106.25 6.25 6.25], 'FaceColor',[1 1 1]);
rectangle('Position',[125 -112.5 6.25 6.25], 'FaceColor',[1 1 1]);
rectangle('Position',[131.25 -112.5 6.25 6.25], 'FaceColor',[1 1 1]);
rectangle('Position',[100 -131.25 6.25 6.25], 'FaceColor',[0 0 0]);
rectangle('Position',[106.25 -131.25 6.25 6.25], 'FaceColor',[0 0 0]);
rectangle('Position',[100 -137.5 6.25 6.25], 'FaceColor',[1 1 1]);
rectangle('Position',[106.25 -137.5 6.25 6.25], 'FaceColor',[1 1 1]);
rectangle('Position',[112.5 -131.25 6.25 6.25], 'FaceColor',[0 0 0]);
rectangle('Position',[118.75 -131.25 6.25 6.25], 'FaceColor',[1 1 1]);
rectangle('Position',[112.5 -137.5 6.25 6.25], 'FaceColor',[1 1 1]);
rectangle('Position',[118.75 -137.5 6.25 6.25], 'FaceColor',[1 1 1]);
rectangle('Position',[175 -106.25 6.25 6.25], 'FaceColor',[1 1 1]);
rectangle('Position',[181.25 -106.25 6.25 6.25], 'FaceColor',[0 0 0]);
rectangle('Position',[175 -112.5 6.25 6.25], 'FaceColor',[1 1 1]);
rectangle('Position',[181.25 -112.5 6.25 6.25], 'FaceColor',[0 0 0]);
rectangle('Position',[187.5 -118.75 6.25 6.25], 'FaceColor',[1 1 1]);
rectangle('Position',[193.75 -118.75 6.25 6.25], 'FaceColor',[0 0 0]);
rectangle('Position',[187.5 -125 6.25 6.25], 'FaceColor',[1 1 1]);
rectangle('Position',[193.75 -125 6.25 6.25], 'FaceColor',[0 0 0]);
rectangle('Position',[187.5 -131.25 6.25 6.25], 'FaceColor',[1 1 1]);
rectangle('Position',[193.75 -131.25 6.25 6.25], 'FaceColor',[0 0 0]);
rectangle('Position',[187.5 -137.5 6.25 6.25], 'FaceColor',[1 1 1]);
rectangle('Position',[193.75 -137.5 6.25 6.25], 'FaceColor',[0 0 0]);
rectangle('Position',[100 -156.25 6.25 6.25], 'FaceColor',[0 0 0]);
rectangle('Position',[106.25 -156.25 6.25 6.25], 'FaceColor',[0 0 0]);
rectangle('Position',[100 -162.5 6.25 6.25], 'FaceColor',[1 1 1]);
rectangle('Position',[106.25 -162.5 6.25 6.25], 'FaceColor',[0 0 0]);
rectangle('Position',[100 -168.75 6.25 6.25], 'FaceColor',[1 1 1]);
rectangle('Position',[106.25 -168.75 6.25 6.25], 'FaceColor',[0 0 0]);
rectangle('Position',[100 -175 6.25 6.25], 'FaceColor',[1 1 1]);
rectangle('Position',[106.25 -175 6.25 6.25], 'FaceColor',[0 0 0]);
rectangle('Position',[125 -168.75 6.25 6.25], 'FaceColor',[1 1 1]);
rectangle('Position',[131.25 -168.75 6.25 6.25], 'FaceColor',[1 1 1]);
rectangle('Position',[125 -175 6.25 6.25], 'FaceColor',[0 0 0]);
rectangle('Position',[131.25 -175 6.25 6.25], 'FaceColor',[0 0 0]);
rectangle('Position',[137.5 -168.75 6.25 6.25], 'FaceColor',[1 1 1]);
rectangle('Position',[143.75 -168.75 6.25 6.25], 'FaceColor',[1 1 1]);
rectangle('Position',[137.5 -175 6.25 6.25], 'FaceColor',[0 0 0]);
rectangle('Position',[143.75 -175 6.25 6.25], 'FaceColor',[1 1 1]);
rectangle('Position',[100 -181.25 6.25 6.25], 'FaceColor',[1 1 1]);
rectangle('Position',[106.25 -181.25 6.25 6.25], 'FaceColor',[0 0 0]);
rectangle('Position',[100 -187.5 6.25 6.25], 'FaceColor',[1 1 1]);
rectangle('Position',[106.25 -187.5 6.25 6.25], 'FaceColor',[0 0 0]);
rectangle('Position',[100 -193.75 6.25 6.25], 'FaceColor',[1 1 1]);
rectangle('Position',[106.25 -193.75 6.25 6.25], 'FaceColor',[0 0 0]);
rectangle('Position',[100 -200 6.25 6.25], 'FaceColor',[0 0 0]);
rectangle('Position',[106.25 -200 6.25 6.25], 'FaceColor',[0 0 0]);
rectangle('Position',[125 -181.25 6.25 6.25], 'FaceColor',[0 0 0]);
rectangle('Position',[131.25 -181.25 6.25 6.25], 'FaceColor',[0 0 0]);
rectangle('Position',[125 -187.5 6.25 6.25], 'FaceColor',[1 1 1]);
rectangle('Position',[131.25 -187.5 6.25 6.25], 'FaceColor',[1 1 1]);
rectangle('Position',[137.5 -181.25 6.25 6.25], 'FaceColor',[0 0 0]);
rectangle('Position',[143.75 -181.25 6.25 6.25], 'FaceColor',[1 1 1]);
rectangle('Position',[137.5 -187.5 6.25 6.25], 'FaceColor',[1 1 1]);
rectangle('Position',[143.75 -187.5 6.25 6.25], 'FaceColor',[1 1 1]);
rectangle('Position',[125 -193.75 6.25 6.25], 'FaceColor',[1 1 1]);
rectangle('Position',[131.25 -193.75 6.25 6.25], 'FaceColor',[1 1 1]);
rectangle('Position',[125 -200 6.25 6.25], 'FaceColor',[0 0 0]);
rectangle('Position',[131.25 -200 6.25 6.25], 'FaceColor',[0 0 0]);
rectangle('Position',[137.5 -193.75 6.25 6.25], 'FaceColor',[1 1 1]);
rectangle('Position',[143.75 -193.75 6.25 6.25], 'FaceColor',[1 1 1]);
rectangle('Position',[137.5 -200 6.25 6.25], 'FaceColor',[0 0 0]);
rectangle('Position',[143.75 -200 6.25 6.25], 'FaceColor',[0 0 0]);
rectangle('Position',[150 -156.25 6.25 6.25], 'FaceColor',[0 0 0]);
rectangle('Position',[156.25 -156.25 6.25 6.25], 'FaceColor',[0 0 0]);
rectangle('Position',[150 -162.5 6.25 6.25], 'FaceColor',[1 1 1]);
rectangle('Position',[156.25 -162.5 6.25 6.25], 'FaceColor',[1 1 1]);
rectangle('Position',[175 -156.25 6.25 6.25], 'FaceColor',[0 0 0]);
rectangle('Position',[181.25 -156.25 6.25 6.25], 'FaceColor',[0 0 0]);
rectangle('Position',[175 -162.5 6.25 6.25], 'FaceColor',[1 1 1]);
rectangle('Position',[181.25 -162.5 6.25 6.25], 'FaceColor',[1 1 1]);
rectangle('Position',[187.5 -156.25 6.25 6.25], 'FaceColor',[0 0 0]);
rectangle('Position',[193.75 -156.25 6.25 6.25], 'FaceColor',[0 0 0]);
rectangle('Position',[187.5 -162.5 6.25 6.25], 'FaceColor',[1 1 1]);
rectangle('Position',[193.75 -162.5 6.25 6.25], 'FaceColor',[0 0 0]);
rectangle('Position',[187.5 -168.75 6.25 6.25], 'FaceColor',[1 1 1]);
rectangle('Position',[193.75 -168.75 6.25 6.25], 'FaceColor',[0 0 0]);
rectangle('Position',[187.5 -175 6.25 6.25], 'FaceColor',[1 1 1]);
rectangle('Position',[193.75 -175 6.25 6.25], 'FaceColor',[0 0 0]);
rectangle('Position',[162.5 -181.25 6.25 6.25], 'FaceColor',[0 0 0]);
rectangle('Position',[168.75 -181.25 6.25 6.25], 'FaceColor',[0 0 0]);
rectangle('Position',[162.5 -187.5 6.25 6.25], 'FaceColor',[1 1 1]);
rectangle('Position',[168.75 -187.5 6.25 6.25], 'FaceColor',[1 1 1]);
rectangle('Position',[150 -193.75 6.25 6.25], 'FaceColor',[1 1 1]);
rectangle('Position',[156.25 -193.75 6.25 6.25], 'FaceColor',[1 1 1]);
rectangle('Position',[150 -200 6.25 6.25], 'FaceColor',[0 0 0]);
rectangle('Position',[156.25 -200 6.25 6.25], 'FaceColor',[0 0 0]);
rectangle('Position',[162.5 -193.75 6.25 6.25], 'FaceColor',[1 1 1]);
rectangle('Position',[168.75 -193.75 6.25 6.25], 'FaceColor',[1 1 1]);
rectangle('Position',[162.5 -200 6.25 6.25], 'FaceColor',[0 0 0]);
rectangle('Position',[168.75 -200 6.25 6.25], 'FaceColor',[0 0 0]);
rectangle('Position',[187.5 -181.25 6.25 6.25], 'FaceColor',[1 1 1]);
rectangle('Position',[193.75 -181.25 6.25 6.25], 'FaceColor',[0 0 0]);
rectangle('Position',[187.5 -187.5 6.25 6.25], 'FaceColor',[1 1 1]);
rectangle('Position',[193.75 -187.5 6.25 6.25], 'FaceColor',[0 0 0]);
rectangle('Position',[175 -193.75 6.25 6.25], 'FaceColor',[1 1 1]);
rectangle('Position',[181.25 -193.75 6.25 6.25], 'FaceColor',[1 1 1]);
rectangle('Position',[175 -200 6.25 6.25], 'FaceColor',[0 0 0]);
rectangle('Position',[181.25 -200 6.25 6.25], 'FaceColor',[0 0 0]);
rectangle('Position',[187.5 -193.75 6.25 6.25], 'FaceColor',[1 1 1]);
rectangle('Position',[193.75 -193.75 6.25 6.25], 'FaceColor',[0 0 0]);
rectangle('Position',[187.5 -200 6.25 6.25], 'FaceColor',[0 0 0]);
rectangle('Position',[193.75 -200 6.25 6.25], 'FaceColor',[0 0 0]);
X=[186.667,180,175,168.75,162.5,156.25,156.25,156.25,162.5,168.75,171.25,170,168.75,162.5,150,137.5,125,118.75,112.5,106.25,100,87.5,75,62.5,62.5,62.5,50,37.5,37.5,37.5,37.5,37.5,25,13.3333,13.3333];
Y=[-13.3333,-25,-37.5,-37.5,-37.5,-43.75,-50,-56.25,-56.25,-62.5,-68.75,-75,-81.25,-87.5,-100,-112.5,-125,-131.25,-131.25,-131.25,-131.25,-125,-112.5,-100,-93.75,-87.5,-75,-62.5,-50,-37.5,-31.25,-25,-12.5,-13.3333,-13.3333];
hold on;
plot(X,Y,'r');
plot(X,Y,'bo');
legend('675.798','Location','southoutside');
